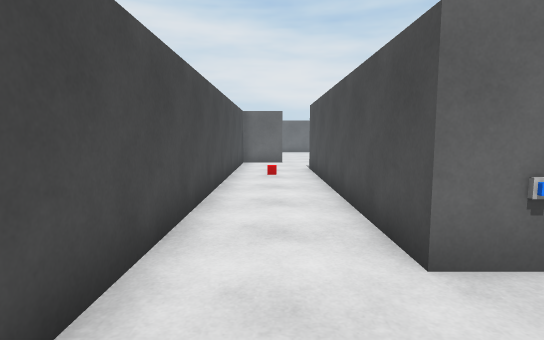
View 1 (above)

17 first-person views from a walk through a scene from a Unity 3-D project. The camera is 1.3 m above the floor, tilts 6° down and sees 80° across. The floor is counted in squares, 1 m on a side. Each view is taken from the middle of a square. On the plan, view 1 faces up. The plan holds only what a view shows up to about 14 squares ahead; the rest is blank. The place goes on beyond the plan. Door leaves are left out, so doorways stand open.

View 2
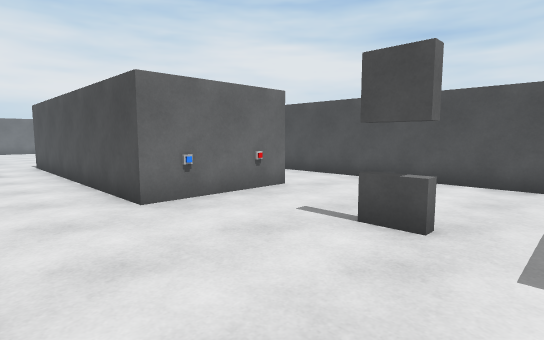

View 3
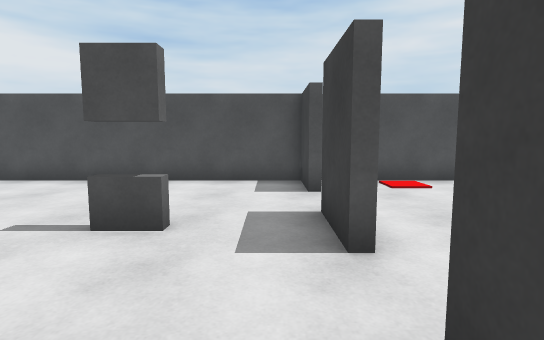

View 4
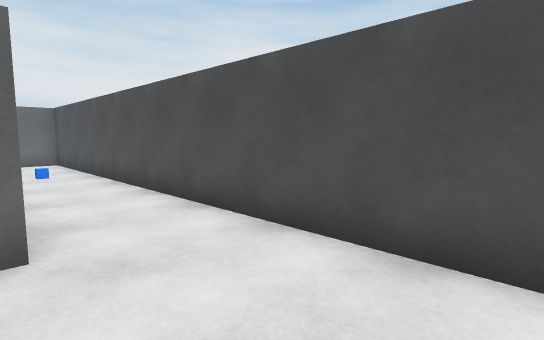

View 5
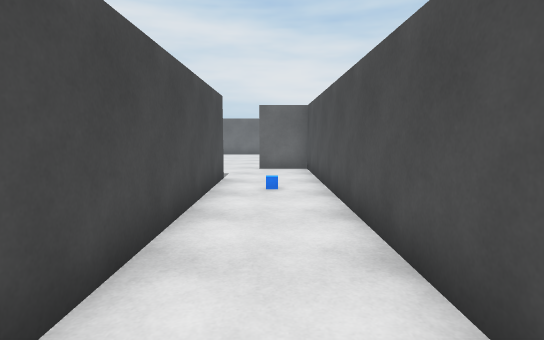

View 6
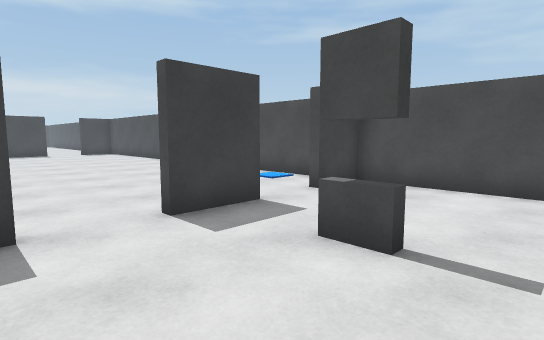

View 7
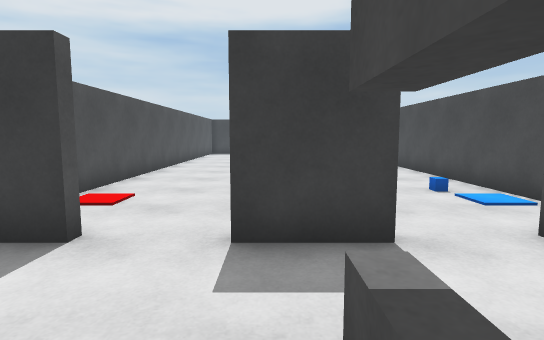

View 8
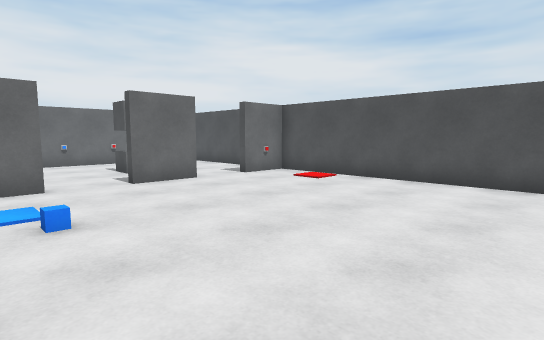

View 9
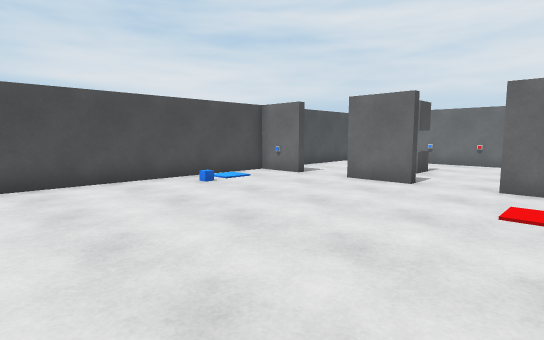

View 10
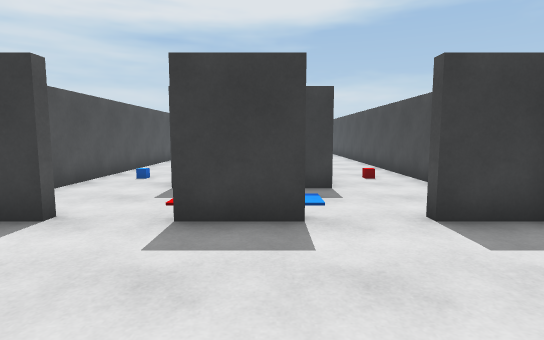

View 11
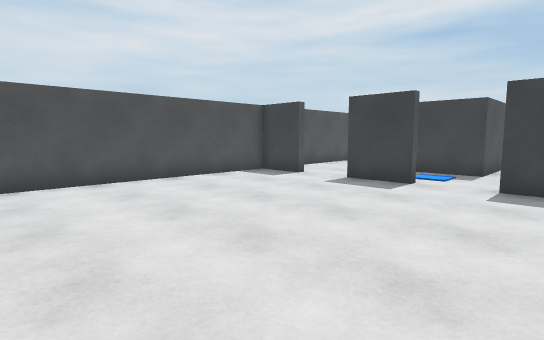

View 12
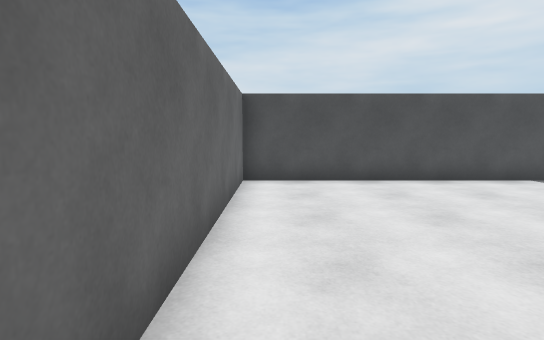

View 13
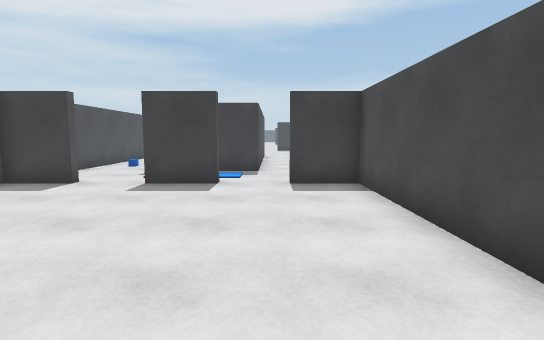

View 14
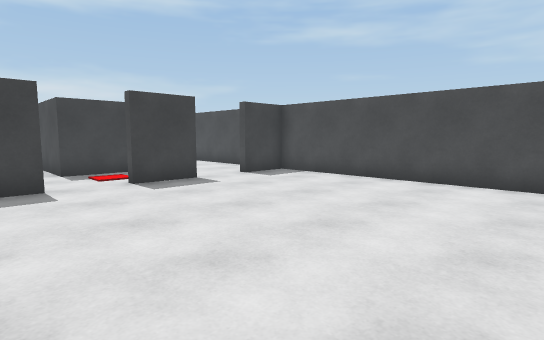

View 15
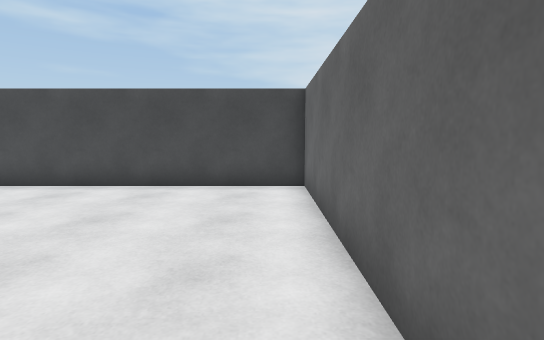

View 16
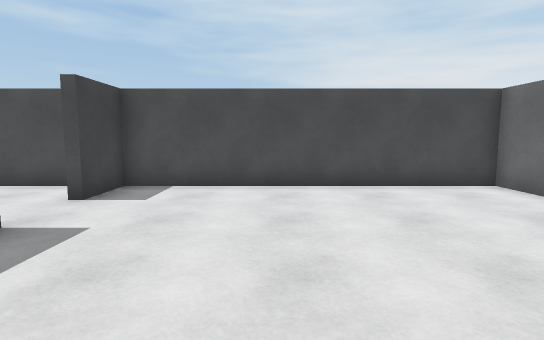

View 17
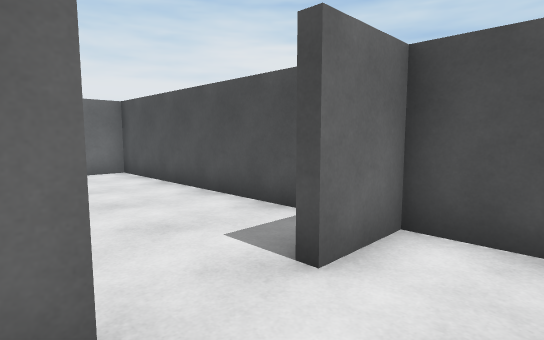

### Floor plan
Points are (right, up) in squares from view 1. A wall is a line through its corners. A room is listed if a view was taken in it or the views show most of it. See-through windows are left out.
Room 1 (views 1, 2, 3, 4, 5, 6, 7, 17)
walls: (5.6, 3) (2.4, 3); (1.5, 3.4) (1.5, 13) (5.5, 13) (5.5, 4.6); (3.6, -0.5) (3.6, -1.5) (3.4, -1.5) (3.4, -0.5) (3.6, -0.5); (2.5, -3.9) (4.5, -3.9); (7.4, -3.9) (8.4, -3.9) (8.4, 15.8) (6.5, 15.8); (-0.4, -3.9) (0.5, -3.9); (4.5, 15.8) (4, 15.8); (-1.4, 14.8) (-1.4, -3.9)
ways out: open door at (1.5, -4) to room 2; open door at (5.5, -4) to room 2; open door at (1.5, 16) to room 3; open door at (5.5, 16) to room 3
objects: other object (2, 3)
Room 2 (views 8, 9)
walls: (4.5, -4.2) (2.5, -4.2); (0.5, -4.2) (-0.5, -4.2); (-1.4, -4.8) (-1.4, -13.5); (6.4, -3.9) (7.4, -3.9); (-1.4, -3.9) (-0.4, -3.9); (8.4, -13.5) (8.4, -4.2) (6.5, -4.2)
ways out: open door at (1.5, -4) to room 1; open door at (5.5, -4) to room 1
objects: other object (7, -4)
Room 3 (views 10, 11, 12, 13, 14, 15, 16)
walls: (2.5, 16.2) (4.5, 16.2); (6.5, 16.2) (8.4, 16.2) (8.4, 25.9) (-1.4, 25.9) (-1.4, 16.2) (0.5, 16.2)
ways out: open door at (1.5, 16) to room 1; open door at (5.5, 16) to room 1

Where each view was taken, in squares from view 1:
view 1: 0 up, 0 right, facing up
view 2: 3 down, 1 left, facing up-right
view 3: 3 down, 1 left, facing right
view 4: 1 down, 5 right, facing up-right
view 5: 3 up, 7 right, facing up
view 6: 1 up, 7 right, facing down-left
view 7: 0 up, 4 right, facing down
view 8: 13 down, 1 left, facing up-right
view 9: 13 down, 8 right, facing up-left
view 10: 21 up, 3 right, facing down
view 11: 25 up, 1 left, facing down-right
view 12: 25 up, 1 left, facing right
view 13: 25 up, 1 right, facing down
view 14: 25 up, 8 right, facing down-left
view 15: 25 up, 7 right, facing left
view 16: 20 up, 7 right, facing left
view 17: 14 up, 4 right, facing up-right
